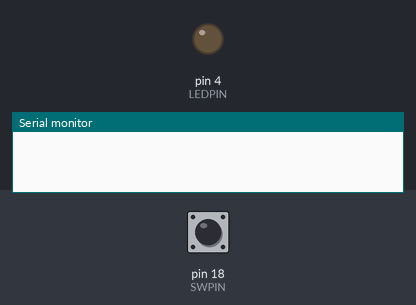
Simulated run of this sketch. Board: Arduino Uno, built with avr-gcc and run on an emulated ATmega328P. Shown: output pins drawn as LEDs (lit = HIGH), the last lines printed to the serial monitor. The inputs (shaded band) are chosen by the test bench; at power-on: pin 18 (SWPIN) HIGH.

Above: at 1.2 s.
1.3 s: pin 18 (SWPIN) pulled LOW for 0.15 s
At 2.6 s:
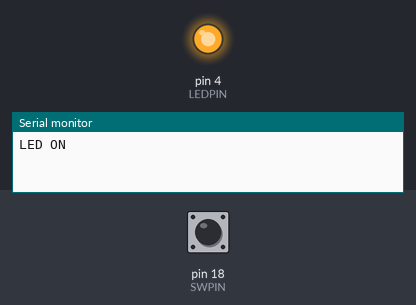
2.9 s: pin 18 (SWPIN) pulled LOW for 1 s
At 5.1 s:
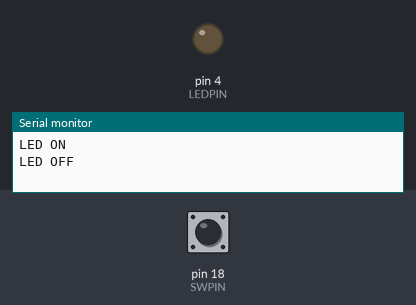
5.4 s: pin 18 (SWPIN) pulled LOW for 3.2 s
At 8.9 s:
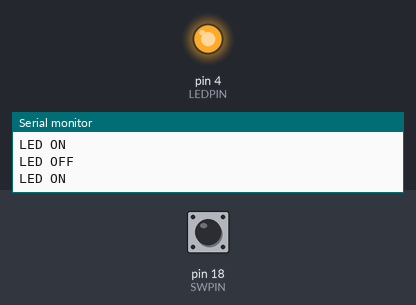
Timing chart, 0 to 10.4 s (numbered marks = the images above; inputs shaded):
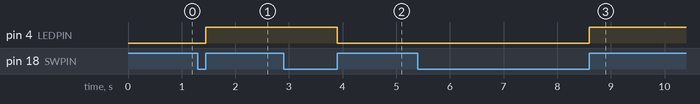

Measured:
- after the input at 1.3 s, pin 4 (LEDPIN): LOW → HIGH after 0.15 s
- after the input at 2.9 s, pin 4 (LEDPIN): HIGH → LOW after 1.0 s
- after the input at 5.4 s, pin 4 (LEDPIN): LOW → HIGH after 3.2 s

The sketch:

EX5_READ_SWITCH.ino
```cpp
int LEDPIN = 4;
int SWPIN = 18;
int lastButtonState = 1;
int ledState = 0;

void setup() {
  // put your setup code here, to run once:
  Serial.begin(115200);
  pinMode(LEDPIN, OUTPUT);
  pinMode(SWPIN, INPUT_PULLUP);
  digitalWrite(LEDPIN, LOW);
}

void loop() {
  // put your main code here, to run repeatedly:
  boolean buttonState = digitalRead(SWPIN);

  if (buttonState == 1 && lastButtonState == 0){
    ledState = !ledState;

    if(ledState) {
      digitalWrite(LEDPIN, HIGH);
      Serial.println("LED ON");
    } else {
      digitalWrite(LEDPIN, LOW);
      Serial.println("LED OFF");
    }

    delay(50);
  }

  lastButtonState = buttonState;
}
```
